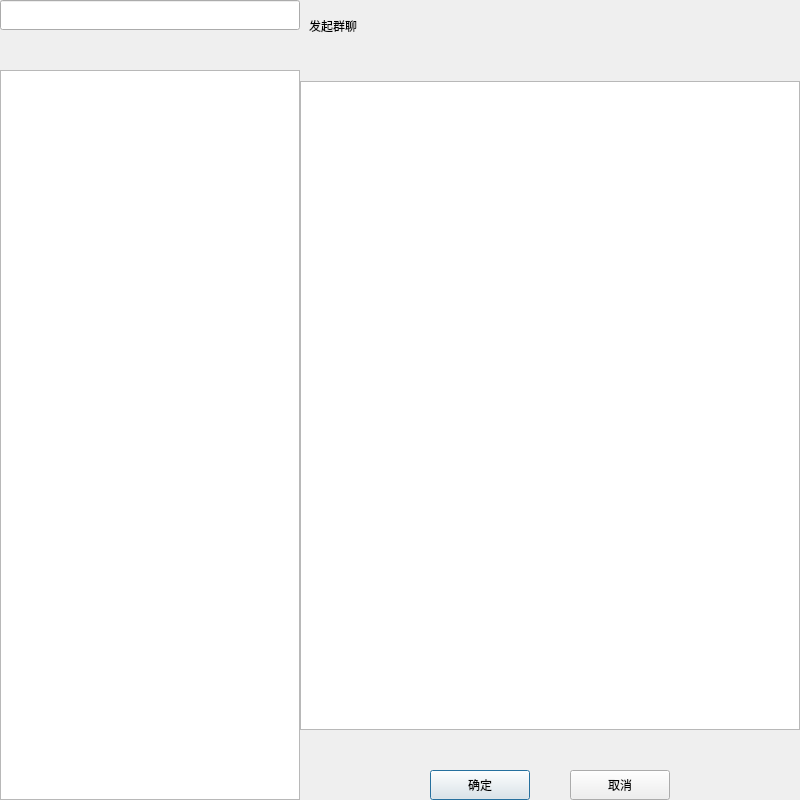
<?xml version="1.0" encoding="UTF-8"?>
<ui version="4.0">
 <class>applygroupchat</class>
 <widget class="QDialog" name="applygroupchat">
  <property name="geometry">
   <rect>
    <x>0</x>
    <y>0</y>
    <width>800</width>
    <height>800</height>
   </rect>
  </property>
  <property name="minimumSize">
   <size>
    <width>800</width>
    <height>800</height>
   </size>
  </property>
  <property name="maximumSize">
   <size>
    <width>800</width>
    <height>800</height>
   </size>
  </property>
  <property name="windowTitle">
   <string>applygroupchat</string>
  </property>
  <layout class="QHBoxLayout" name="horizontalLayout">
   <property name="spacing">
    <number>0</number>
   </property>
   <property name="leftMargin">
    <number>0</number>
   </property>
   <property name="topMargin">
    <number>0</number>
   </property>
   <property name="rightMargin">
    <number>0</number>
   </property>
   <property name="bottomMargin">
    <number>0</number>
   </property>
   <item>
    <widget class="QWidget" name="select_wid" native="true">
     <property name="minimumSize">
      <size>
       <width>300</width>
       <height>800</height>
      </size>
     </property>
     <property name="maximumSize">
      <size>
       <width>300</width>
       <height>800</height>
      </size>
     </property>
     <layout class="QVBoxLayout" name="verticalLayout">
      <property name="spacing">
       <number>0</number>
      </property>
      <property name="leftMargin">
       <number>0</number>
      </property>
      <property name="topMargin">
       <number>0</number>
      </property>
      <property name="rightMargin">
       <number>0</number>
      </property>
      <property name="bottomMargin">
       <number>0</number>
      </property>
      <item>
       <widget class="CustomizeEdit" name="search_edit">
        <property name="minimumSize">
         <size>
          <width>0</width>
          <height>30</height>
         </size>
        </property>
        <property name="maximumSize">
         <size>
          <width>16777215</width>
          <height>30</height>
         </size>
        </property>
       </widget>
      </item>
      <item>
       <spacer name="verticalSpacer">
        <property name="orientation">
         <enum>Qt::Orientation::Vertical</enum>
        </property>
        <property name="sizeType">
         <enum>QSizePolicy::Policy::Fixed</enum>
        </property>
        <property name="sizeHint" stdset="0">
         <size>
          <width>20</width>
          <height>40</height>
         </size>
        </property>
       </spacer>
      </item>
      <item>
       <widget class="QListWidget" name="friend_list"/>
      </item>
     </layout>
    </widget>
   </item>
   <item>
    <widget class="QWidget" name="group_wid" native="true">
     <layout class="QVBoxLayout" name="verticalLayout_2">
      <property name="spacing">
       <number>0</number>
      </property>
      <property name="leftMargin">
       <number>0</number>
      </property>
      <property name="topMargin">
       <number>11</number>
      </property>
      <property name="rightMargin">
       <number>0</number>
      </property>
      <property name="bottomMargin">
       <number>0</number>
      </property>
      <item>
       <widget class="QWidget" name="widget" native="true">
        <layout class="QHBoxLayout" name="horizontalLayout_2">
         <property name="spacing">
          <number>0</number>
         </property>
         <property name="topMargin">
          <number>0</number>
         </property>
         <property name="rightMargin">
          <number>0</number>
         </property>
         <property name="bottomMargin">
          <number>0</number>
         </property>
         <item>
          <widget class="QLabel" name="label">
           <property name="minimumSize">
            <size>
             <width>0</width>
             <height>30</height>
            </size>
           </property>
           <property name="maximumSize">
            <size>
             <width>16777215</width>
             <height>30</height>
            </size>
           </property>
           <property name="text">
            <string>发起群聊</string>
           </property>
          </widget>
         </item>
        </layout>
       </widget>
      </item>
      <item>
       <spacer name="verticalSpacer_2">
        <property name="orientation">
         <enum>Qt::Orientation::Vertical</enum>
        </property>
        <property name="sizeType">
         <enum>QSizePolicy::Policy::Fixed</enum>
        </property>
        <property name="sizeHint" stdset="0">
         <size>
          <width>20</width>
          <height>40</height>
         </size>
        </property>
       </spacer>
      </item>
      <item>
       <widget class="QListWidget" name="group_frined_list"/>
      </item>
      <item>
       <spacer name="verticalSpacer_3">
        <property name="orientation">
         <enum>Qt::Orientation::Vertical</enum>
        </property>
        <property name="sizeType">
         <enum>QSizePolicy::Policy::Fixed</enum>
        </property>
        <property name="sizeHint" stdset="0">
         <size>
          <width>20</width>
          <height>40</height>
         </size>
        </property>
       </spacer>
      </item>
      <item>
       <widget class="QWidget" name="widget_3" native="true">
        <layout class="QHBoxLayout" name="horizontalLayout_3">
         <property name="spacing">
          <number>0</number>
         </property>
         <property name="leftMargin">
          <number>0</number>
         </property>
         <property name="topMargin">
          <number>0</number>
         </property>
         <property name="rightMargin">
          <number>0</number>
         </property>
         <property name="bottomMargin">
          <number>0</number>
         </property>
         <item>
          <spacer name="horizontalSpacer">
           <property name="orientation">
            <enum>Qt::Orientation::Horizontal</enum>
           </property>
           <property name="sizeType">
            <enum>QSizePolicy::Policy::Expanding</enum>
           </property>
           <property name="sizeHint" stdset="0">
            <size>
             <width>40</width>
             <height>20</height>
            </size>
           </property>
          </spacer>
         </item>
         <item>
          <widget class="QPushButton" name="confirm_btn">
           <property name="minimumSize">
            <size>
             <width>100</width>
             <height>30</height>
            </size>
           </property>
           <property name="maximumSize">
            <size>
             <width>100</width>
             <height>30</height>
            </size>
           </property>
           <property name="text">
            <string>确定</string>
           </property>
          </widget>
         </item>
         <item>
          <spacer name="horizontalSpacer_3">
           <property name="orientation">
            <enum>Qt::Orientation::Horizontal</enum>
           </property>
           <property name="sizeType">
            <enum>QSizePolicy::Policy::Fixed</enum>
           </property>
           <property name="sizeHint" stdset="0">
            <size>
             <width>40</width>
             <height>20</height>
            </size>
           </property>
          </spacer>
         </item>
         <item>
          <widget class="QPushButton" name="cancel_btn">
           <property name="minimumSize">
            <size>
             <width>100</width>
             <height>30</height>
            </size>
           </property>
           <property name="maximumSize">
            <size>
             <width>100</width>
             <height>30</height>
            </size>
           </property>
           <property name="text">
            <string>取消</string>
           </property>
          </widget>
         </item>
         <item>
          <spacer name="horizontalSpacer_2">
           <property name="orientation">
            <enum>Qt::Orientation::Horizontal</enum>
           </property>
           <property name="sizeHint" stdset="0">
            <size>
             <width>40</width>
             <height>20</height>
            </size>
           </property>
          </spacer>
         </item>
        </layout>
       </widget>
      </item>
     </layout>
    </widget>
   </item>
  </layout>
 </widget>
 <customwidgets>
  <customwidget>
   <class>CustomizeEdit</class>
   <extends>QLineEdit</extends>
   <header>customizeedit.h</header>
  </customwidget>
 </customwidgets>
 <resources/>
 <connections/>
</ui>
